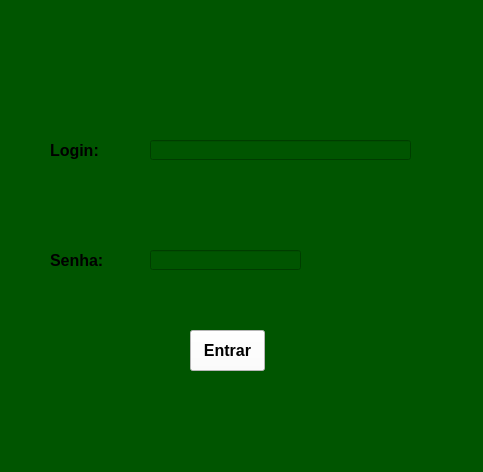
<?xml version="1.0" encoding="UTF-8"?>
<ui version="4.0">
 <class>MainWindow</class>
 <widget class="QMainWindow" name="MainWindow">
  <property name="geometry">
   <rect>
    <x>0</x>
    <y>0</y>
    <width>483</width>
    <height>472</height>
   </rect>
  </property>
  <property name="windowTitle">
   <string>MainWindow</string>
  </property>
  <property name="styleSheet">
   <string notr="true">background-color: rgb(255, 255, 255);
background-color: rgb(0, 85, 0);</string>
  </property>
  <widget class="QWidget" name="centralwidget">
   <widget class="QLabel" name="label">
    <property name="geometry">
     <rect>
      <x>50</x>
      <y>135</y>
      <width>51</width>
      <height>31</height>
     </rect>
    </property>
    <property name="font">
     <font>
      <pointsize>12</pointsize>
      <weight>75</weight>
      <bold>true</bold>
     </font>
    </property>
    <property name="text">
     <string>Login:</string>
    </property>
   </widget>
   <widget class="QLabel" name="label_2">
    <property name="geometry">
     <rect>
      <x>50</x>
      <y>250</y>
      <width>61</width>
      <height>21</height>
     </rect>
    </property>
    <property name="font">
     <font>
      <pointsize>12</pointsize>
      <weight>75</weight>
      <bold>true</bold>
     </font>
    </property>
    <property name="text">
     <string>Senha:</string>
    </property>
   </widget>
   <widget class="QLineEdit" name="lineEdit">
    <property name="geometry">
     <rect>
      <x>150</x>
      <y>140</y>
      <width>261</width>
      <height>20</height>
     </rect>
    </property>
   </widget>
   <widget class="QLineEdit" name="lineEdit_2">
    <property name="geometry">
     <rect>
      <x>150</x>
      <y>250</y>
      <width>151</width>
      <height>20</height>
     </rect>
    </property>
    <property name="text">
     <string/>
    </property>
    <property name="echoMode">
     <enum>QLineEdit::Password</enum>
    </property>
   </widget>
   <widget class="QPushButton" name="pushButton">
    <property name="geometry">
     <rect>
      <x>190</x>
      <y>330</y>
      <width>75</width>
      <height>41</height>
     </rect>
    </property>
    <property name="font">
     <font>
      <pointsize>12</pointsize>
      <weight>75</weight>
      <bold>true</bold>
     </font>
    </property>
    <property name="styleSheet">
     <string notr="true">background-color: rgb(255, 255, 255);</string>
    </property>
    <property name="text">
     <string>Entrar</string>
    </property>
   </widget>
   <widget class="QLabel" name="label_3">
    <property name="geometry">
     <rect>
      <x>60</x>
      <y>45</y>
      <width>241</width>
      <height>31</height>
     </rect>
    </property>
    <property name="font">
     <font>
      <pointsize>12</pointsize>
     </font>
    </property>
    <property name="styleSheet">
     <string notr="true">color: rgb(255, 255, 255);</string>
    </property>
    <property name="text">
     <string/>
    </property>
   </widget>
  </widget>
  <widget class="QMenuBar" name="menubar">
   <property name="geometry">
    <rect>
     <x>0</x>
     <y>0</y>
     <width>483</width>
     <height>21</height>
    </rect>
   </property>
  </widget>
  <widget class="QStatusBar" name="statusbar"/>
 </widget>
 <resources/>
 <connections/>
</ui>
